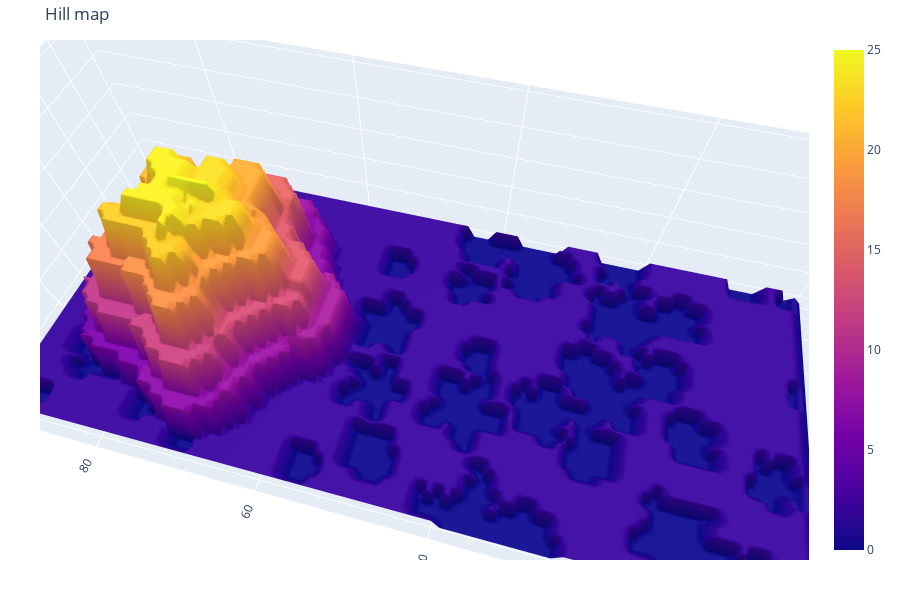

This figure's notebook cell:
### Code cell
fig = go.Figure(data = [go.Surface(z = hill_map)])
fig.update_layout(title="Hill map", autosize=False,
                width=900, height=600,
                margin=dict(l=40, r=40, b=40, t=40),
                scene_camera = dict(
                    up=dict(x=0, y=0, z=1),
                    center=dict(x=0, y=0, z=0),
                    eye=dict(x=-0.2, y=0.75, z=1.20)
                    )
                )
fig.show()

### Figure 1 — Plotly figure (JSON) as saved in the notebook; plotly's stock layout.template omitted (floating-point values rounded to 4 significant figures; data arrays with more than 128 entries replaced by an {"elided": "..."} marker saying what was removed)
{"data": [{"type": "surface", "z": {"elided": "41x93 int values"}}], "layout": {"autosize": false, "height": 600, "margin": {"b": 40, "l": 40, "r": 40, "t": 40}, "scene": {"camera": {"center": {"x": 0, "y": 0, "z": 0}, "eye": {"x": -0.2, "y": 0.75, "z": 1.2}, "up": {"x": 0, "y": 0, "z": 1}}}, "title": {"text": "Hill map"}, "width": 900}}
